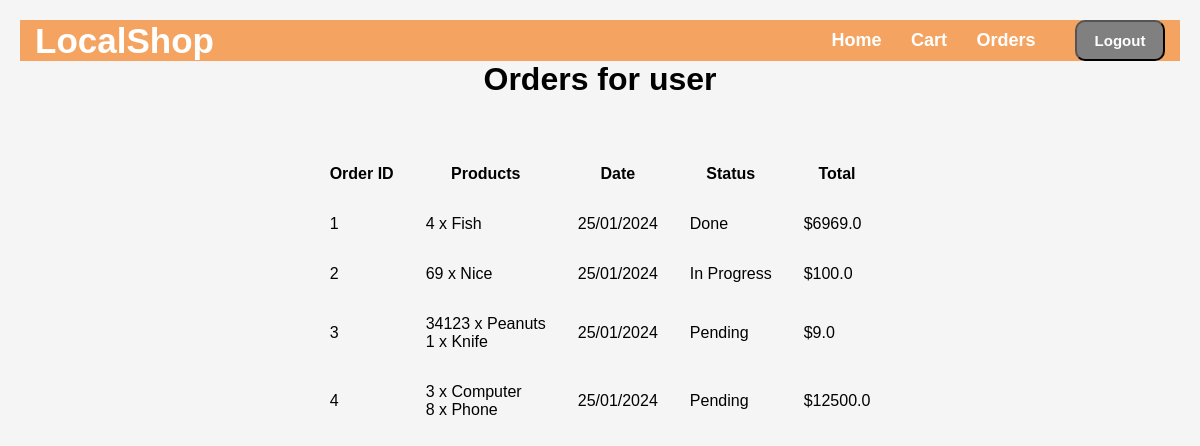
Page /order (signed in) on the committed database.
### localShop/models.py (models this page shows, shortened)
class Orders(db.Model):
    id = db.Column(db.Integer, primary_key = True)
    user_id = db.Column(db.Integer, db.ForeignKey('user.id'), nullable = False)
    date = db.Column(db.DateTime, nullable = False, default = datetime.utcnow())
    status = db.Column(db.String(10), nullable = False)
    total = db.Column(db.Float, nullable = False)
    items = db.Column(db.String(100), nullable = False)

### localShop/routes.py (the view)
@app.route("/order")
def view_orders():
    orders = retrieve_orders(session["username"])
    order_dates = [x.date.strftime("%d/%m/%Y") for x in orders]
    return render_template("order.html", title = f"Orders for {session['username']}", loggedIn = 2, orders = orders, dates = order_dates)

### hashing.py (called while the page is built)
def retrieve_orders(user):
    test = User.query.filter_by(username = user).first().id
    user_orders = Orders.query.filter_by(user_id = test)
    return user_orders

### localShop/templates/order.html
{% extends "base.html" %}
{% block content %}
<table>
  <tr>
    <th> Order ID </th>
    <th> Products </th>
    <th> Date </th>
    <th> Status </th>
    <th> Total </th>
  </tr>
  {% for row in orders %}
  <tr>
      <td> {{ row.id }}</td>
      <td> {{ row.items|safe }} </td>
      <td> {{ dates[loop.index - 1] }} </td>
      <td> {{ row.status }} </td>
      <td> ${{ row.total }} </td>
  </tr>
  {% endfor %}
</table>
{% endblock content %}

### localShop/static/styles.css (style rules this page uses)
* { margin: 0; padding: 0; font-family: 'Poppins', sans-serif; }
* { text-decoration: none; }
body { background: whitesmoke; font-family: Arial, sans-serif; padding: 20px; }
html, body { height: 100%; }
th, td { padding: 15px; }

### rows in the picture
Orders: id "1", items "4 x Fish", date "25/01/2024", status "Done", total "6969.0"
Orders: id "2", items "69 x Nice", date "25/01/2024", status "In Progress", total "100.0"
Orders: id "3", items "34123 x Peanuts 1 x Knife", date "25/01/2024", status "Pending", total "9.0"
Orders: id "4", items "3 x Computer 8 x Phone", date "25/01/2024", status "Pending", total "12500.0"

### other values in the picture
{{ title }} "Orders for user"
